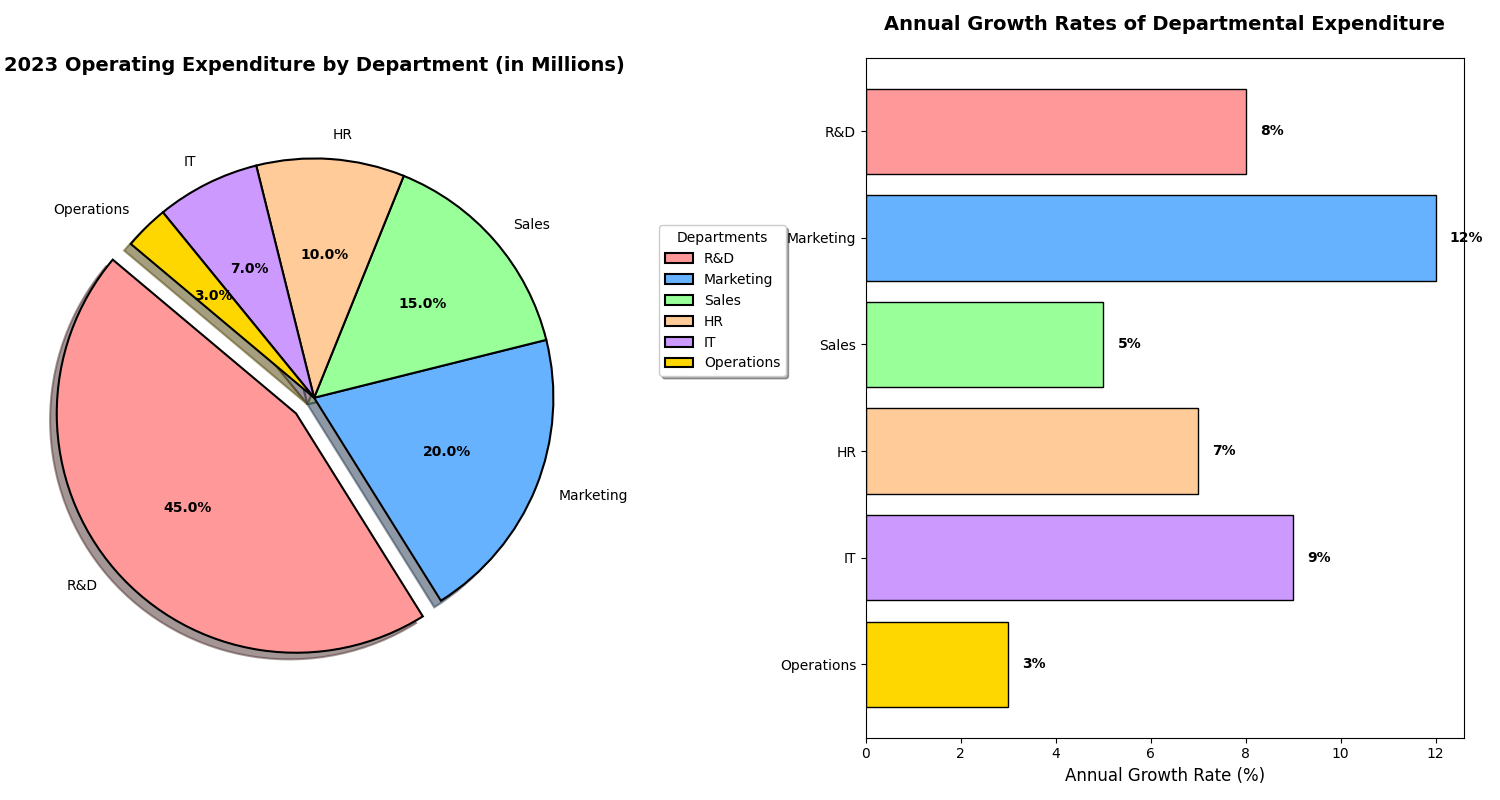

Recreate this plot in Python.
import matplotlib.pyplot as plt
import numpy as np

# Backstory: Analysis of a Tech Company's Operating Expenditure in 2023
# The company aims to gain insights into how its budget is allocated across various departments.

# Define the departments and their respective expenditure in millions
departments = ['R&D', 'Marketing', 'Sales', 'HR', 'IT', 'Operations']
expenditure = [45, 20, 15, 10, 7, 3]  # in millions

# Define colors for each slice
colors = ['#FF9999', '#66B2FF', '#99FF99', '#FFCC99', '#CC99FF', '#FFD700']

# Explode the slice for R&D to emphasize it
explode = (0.1, 0, 0, 0, 0, 0)

# Annual growth rates of expenditure for each department (%) for a secondary subplot
growth_rates = [8, 12, 5, 7, 9, 3]

# Create subplots
fig, (ax1, ax2) = plt.subplots(1, 2, figsize=(15, 8))

# Pie chart on the left
wedges, texts, autotexts = ax1.pie(
    expenditure, explode=explode, labels=departments, colors=colors, autopct='%1.1f%%',
    startangle=140, shadow=True, wedgeprops=dict(edgecolor='black', linewidth=1.5))

# Enhance text properties
plt.setp(autotexts, size=10, weight="bold", color="black")

# Set title for the pie chart
ax1.set_title('2023 Operating Expenditure by Department (in Millions)', fontsize=14, fontweight='bold', pad=20)
ax1.legend(title='Departments', loc='upper right', bbox_to_anchor=(1.3, 0.8), shadow=True, fontsize=10)

# Bar chart on the right to show annual growth rates
y_pos = np.arange(len(departments))
ax2.barh(y_pos, growth_rates, color=colors, edgecolor='black')

# Set properties for the bar chart
ax2.set_yticks(y_pos)
ax2.set_yticklabels(departments)
ax2.invert_yaxis()  # Highest growth rate on top
ax2.set_xlabel('Annual Growth Rate (%)', fontsize=12)
ax2.set_title('Annual Growth Rates of Departmental Expenditure', fontsize=14, fontweight='bold', pad=20)

# Annotate growth rates on the bars
for i, v in enumerate(growth_rates):
    ax2.text(v + 0.3, i, f"{v}%", color='black', va='center', fontweight='bold')

# Automatically adjust layout to ensure no overlap
plt.tight_layout()

# Display the plots
plt.show()
